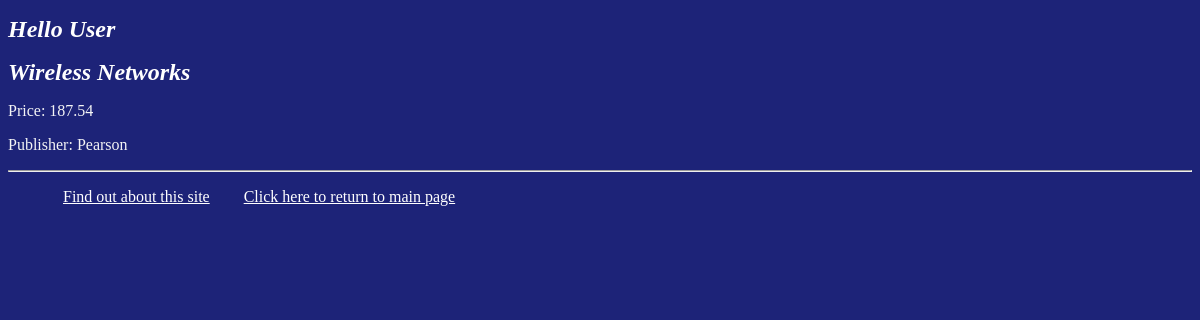
Screenshot of /myapp/2/ with the database file from the repository.
### myapp/models.py (models this page shows, shortened)
class Book(models.Model):
    CATEGORY_CHOICES = [
        ('S', 'Scinece&Tech'),
        ('F', 'Fiction'),
        ('B', 'Biography'),
        ('T', 'Travel'),
        ('O', 'Other')
    ]
    title = models.CharField(max_length=200)
    category = models.CharField(max_length=1, choices=CATEGORY_CHOICES, default='S')
    num_pages = models.PositiveIntegerField(default=100)
    price = models.DecimalField(max_digits=10, decimal_places=2)
    publisher = models.ForeignKey(Publisher, related_name='books', on_delete=models.CASCADE)
    description = models.TextField(blank=True, null=True)

class Publisher(models.Model):
    name = models.CharField(max_length=200)
    website = models.URLField()
    city = models.CharField(max_length=20, blank=True)
    country = models.CharField(max_length=50, default='USA')
    def __str__(self):
        return self.name

### myapp/views.py (the view)
# urls.py: path('<int:book_id>/', views.detail, name='detail'),
def detail(request, book_id):
    book = get_object_or_404(Book, pk=book_id)
    return render(request, 'myapp/detail.html', {'book': book})

### myapp/templates/myapp/detail.html (shortened to what this page needs)
{% extends 'myapp/base.html' %}
{% block body_block %}
    <h1>{{ book.title }}</h1>
    <p>Price: {{ book.price }}</p>
    <p>Publisher: {{ book.publisher }}</p>
{% endblock %}

### myapp/static/myapp/styles.css (style rules this page uses)
body { background-color: #1d2378; color: #f4f4f5; font-size: 16px; }
h1 { font-size: 24px; color: #ffffff; font-style: italic; position: relative; }

### rows the page displays
Book: title "Wireless Networks", price "187.54", publisher "Pearson"
